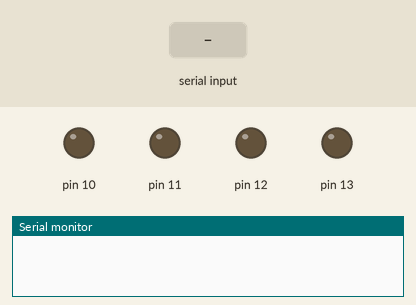
Simulated run of this sketch. Board: Arduino Uno, built with avr-gcc and run on an emulated ATmega328P. Shown: output pins drawn as LEDs (lit = HIGH), the last lines printed to the serial monitor. Inputs (shaded band) come from the test bench.

Above: at 1.2 s.
1.3 s: "vpered" received over Serial
At 2.9 s:
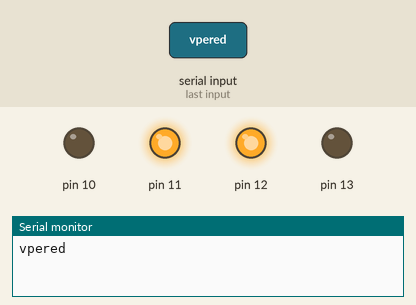
3.8 s: "nazad" received over Serial
At 5.9 s:
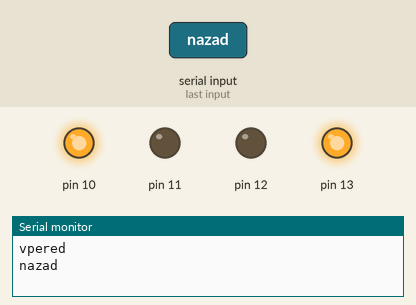
6.3 s: "left" received over Serial
At 7.5 s:
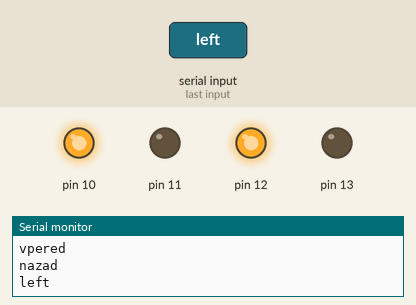
9.2 s: "right" received over Serial
At 10.4 s:
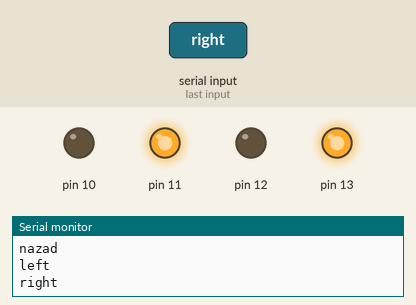
Timing chart, 0 to 12.2 s (numbered marks = the images above; inputs shaded):
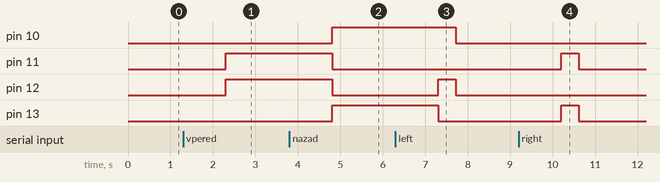

The sketch:

BLUEPUB.ino
```cpp
int in1 = 13;
int in2 = 12;
int in3 = 11;
int in4 = 10;
void setup() {
  // put your setup code here, to run once:
pinMode(13,OUTPUT);
pinMode(12,OUTPUT);
pinMode(11,OUTPUT);
pinMode(10,OUTPUT);
Serial.begin(9600);
}

void loop() {
 String string;
 if(Serial.available()>0){
   string = Serial.readString();
   Serial.println(string);
   }

  if(string=="vpered"){
    vpered(in1,in2,in3,in4);
  }
  if(string=="nazad"){
    nazad(in1,in2,in3,in4);
  }
   if(string=="stop"){
    stopp(in1,in2,in3,in4);
  }
   if(string=="left"){
    left(in1,in2,in3,in4);
    delay(410);
    stopp(in1,in2,in3,in4);
  }
  if(string=="right"){
    right(in1,in2,in3,in4);
    delay(410);
    stopp(in1,in2,in3,in4);
  }
}
void stopp(int i1, int i2,int i3, int i4){
  digitalWrite(i1,LOW);
   digitalWrite(i2,LOW);
    digitalWrite(i3,LOW);
     digitalWrite(i4,LOW);
}
void nazad(int i1, int i2, int i3, int i4){
  digitalWrite(i1,HIGH);
   digitalWrite(i2,LOW);
    digitalWrite(i3,0);
     digitalWrite(i4,1);

}
void vpered(int i1, int i2,int i3, int i4){
  digitalWrite(i1,0);
   digitalWrite(i2,1);
    digitalWrite(i3,1);
     digitalWrite(i4,0);

}
void right(int i1, int i2,int i3, int i4){
  digitalWrite(i1,1);
   digitalWrite(i2,0);
    digitalWrite(i3,1);
     digitalWrite(i4,0);

}
void left(int i1, int i2,int i3, int i4){
  digitalWrite(i1,0);
   digitalWrite(i2,1);
    digitalWrite(i3,0);
     digitalWrite(i4,1);

}
```

Measured:
- after the input at 1.3 s, pin 11, pin 12: LOW → HIGH after 1.0 s
- after the input at 3.8 s, pin 10, pin 13: LOW → HIGH after 1.0 s; pin 11, pin 12: HIGH → LOW after 1.0 s
- after the input at 6.3 s, pin 10: HIGH → LOW after 1.4 s; pin 12: LOW → HIGH after 1.0 s, → LOW 0.41 s later; pin 13: HIGH → LOW after 1.0 s
- after the input at 9.2 s, pin 11, pin 13: LOW → HIGH after 1.0 s, → LOW 0.41 s later
